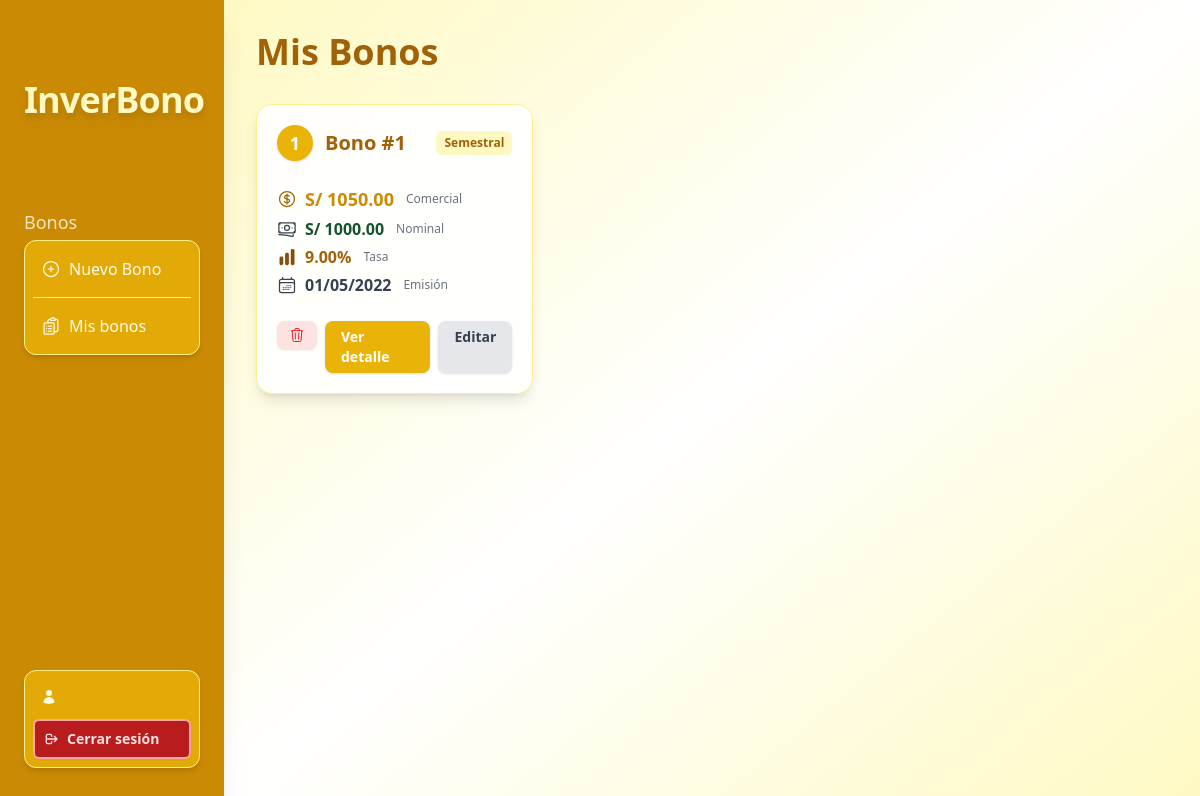
The page /bonds/list/ on the database its author committed.
### bonds/models.py (models this page shows, shortened)
class Bond(models.Model):
    name = models.CharField(max_length=100, default="Bono #1")
    nominal_value = models.DecimalField(max_digits=20, decimal_places=2)
    commercial_value = models.DecimalField(max_digits=20, decimal_places=2)
    issue_date = models.DateField()
    years_number = models.DecimalField(max_digits=4, decimal_places=2)
    coupon_frequency = models.CharField(max_length=20, choices=[
        ('diaria', 'Diaria'),
        ('semanal', 'Semanal'),
        ('quincenal', 'Quincenal'),
        ('mensual', 'Mensual'),
        ('bimestral', 'Bimestral'),
        ('trimestral', 'Trimestral'),
        ('cuatrimestral', 'Cuatrimestral'),
        ('semestral', 'Semestral'),
        ('anual', 'Anual'),
    ])
    interest_rate_type = models.CharField(max_length=10, choices=[
        ('efectiva', 'Efectiva'),
        ('nominal', 'Nominal'),
    ])
    capitalization = models.CharField(max_length=20, choices=[
        ('diaria', 'Diaria'),
        ('semanal', 'Semanal'),
        ('quincenal', 'Quincenal'),
        ('mensual', 'Mensual'),
        ('bimestral', 'Bimestral'),
        ('trimestral', 'Trimestral'),
        ('cuatrimestral', 'Cuatrimestral'),
        ('semestral', 'Semestral'),
        ('anual', 'Anual'),
    ])
    interest_rate = models.DecimalField(max_digits=5, decimal_places=2)
    annual_discount_rate = models.DecimalField(max_digits=5, decimal_places=2)
    income_tax = models.DecimalField(max_digits=5, decimal_places=2)
    premium_percentage = models.DecimalField(max_digits=5, decimal_places=2, null=True, blank=True, default=0)
    structuring_percentage = models.DecimalField(max_digits=5, decimal_places=2, null=True, blank=True, default=0)
    placement_percentage = models.DecimalField(max_digits=5, decimal_places=2, null=True, blank=True, default=0)
    float_percentage = models.DecimalField(max_digits=5, decimal_places=2, null=True, blank=True, default=0)
    cavali_percentage = models.DecimalField(max_digits=5, decimal_places=2, null=True, blank=True, default=0)
    structuring_type = models.CharField(max_length=10, choices=[('emisor', 'Emisor'), ('bonista', 'Bonista'), ('ambos', 'Ambos')], default='emisor')
    placement_type = models.CharField(max_length=10, choices=[('emisor', 'Emisor'), ('bonista', 'Bonista'), ('ambos', 'Ambos')], default='emisor')
    float_type = models.CharField(max_length=10, choices=[('emisor', 'Emisor'), ('bonista', 'Bonista'), ('ambos', 'Ambos')], default='emisor')
    cavali_type = models.CharField(max_length=10, choices=[('emisor', 'Emisor'), ('bonista', 'Bonista'), ('ambos', 'Ambos')], default='emisor')
    tcea_emisor = models.DecimalField(max_digits=10, decimal_places=5, null=True, blank=True)
    tcea_emisor_escudo = models.DecimalField(max_digits=10, decimal_places=5, null=True, blank=True)
    trea_bonista = models.DecimalField(max_digits=10, decimal_places=5, null=True, blank=True)
    duracion = models.DecimalField(max_digits=10, decimal_places=4, null=True, blank=True)
    convexidad = models.DecimalField(max_digits=10, decimal_places=4, null=True, blank=True)
    total = models.DecimalField(max_digits=10, decimal_places=4, null=True, blank=True)
    duracion_modificada = models.DecimalField(max_digits=10, decimal_places=4, null=True, blank=True)
    precio_actual = models.DecimalField(max_digits=20, decimal_places=2, null=True, blank=True)
    utilidad = models.DecimalField(max_digits=20, decimal_places=2, null=True, blank=True)
    issuer_initial_cost = models.DecimalField(max_digits=20, decimal_places=2, null=True, blank=True)
    bondholder_initial_cost = models.DecimalField(max_digits=20, decimal_places=2, null=True, blank=True)
    cok = models.DecimalField(max_digits=10, decimal_places=5, null=True, blank=True)
    effective_annual_rate = models.DecimalField(max_digits=10, decimal_places=5, null=True, blank=True)
    effective_coupon_rate = models.DecimalField(max_digits=10, decimal_places=5, null=True, blank=True)
    capitalization_days = models.IntegerField(null=True, blank=True)
    total_periods = models.IntegerField(null=True, blank=True)
    coupon_frequency_days = models.IntegerField(null=True, blank=True)
    periods_per_year = models.DecimalField(max_digits=10, decimal_places=4, null=True, blank=True)

### bonds/views.py (the view)
# urls.py: path('list/', views.list_bonds_view, name='list_bonds'),
def list_bonds_view(request):
    try:
        bonds = list(Bond.objects.all().order_by('-issue_date'))
        db_error = False
    except Exception:
        bonds = []
        db_error = True
    return render(request, 'list.html', {'bonds': bonds, 'db_error': db_error})

### bonds/templates/list.html (shortened to what this page needs)
{% extends "base.html" %}
{% block content %}
{% include "_sidebar.html" %}
<main class="ml-56 min-h-screen p-8 bg-gradient-to-br from-yellow-100 via-white to-yellow-100">
  <div class="max-w-6xl mx-auto">
    <h2 class="text-4xl font-extrabold text-yellow-700 mb-8">Mis Bonos</h2>
    {% if bonds and bonds|length > 0 %}
    <div class="grid grid-cols-1 sm:grid-cols-2 lg:grid-cols-3 gap-10">
      {% for bond in bonds %}
      <div class="relative bg-white/90 border border-yellow-200 rounded-2xl shadow-lg hover:shadow-xl p-5 flex flex-col gap-2 transition duration-150 hover:scale-105">
        <div class="flex items-center gap-3 mb-2">
          <span class="bg-yellow-500 text-white text-lg font-bold rounded-full w-9 h-9 flex items-center justify-center shadow">{{ forloop.counter }}</span>
          <h3 class="text-xl font-bold text-yellow-700 truncate flex-1">{{ bond.name }}</h3>
          <span class="bg-yellow-100 text-yellow-700 text-xs font-semibold px-2 py-1 rounded-md">{{ bond.get_coupon_frequency_display }}</span>
        </div>
        <div class="flex flex-col gap-1 text-gray-700 text-base mt-2">
            <div class="flex items-center gap-2">
                <span class="text-lg font-bold text-yellow-600">S/ {{ bond.commercial_value|floatformat:2 }}</span>
                <span class="text-xs text-gray-500 ml-1">Comercial</span>
            </div>
            <div class="flex items-center gap-2">
                <span class="font-semibold text-green-900">S/ {{ bond.nominal_value|floatformat:2 }}</span>
                <span class="text-xs text-gray-500 ml-1">Nominal</span>
            </div>
            <div class="flex items-center gap-2">
                {% widthratio bond.interest_rate 1 1 as tasa_humana %}
                <span class="font-semibold text-yellow-700">{{ tasa_humana|floatformat:2 }}%</span>
                <span class="text-xs text-gray-500 ml-1">Tasa</span>
            </div>
            <div class="flex items-center gap-2">
                <span class="font-semibold">{{ bond.issue_date|date:'d/m/Y' }}</span>
                <span class="text-xs text-gray-500 ml-1">Emisión</span>
            </div>
        </div>
        <div class="flex gap-2 mt-4 justify-end font-semibold text-sm">
            <form method="post" action="{% url 'bonds:delete_bond' bond.id %}" class="inline mr-auto">
                <button type="submit" onclick="return confirm('¿Seguro que deseas eliminar este bono?');" class="px-3 py-1.5 rounded-lg bg-red-100 hover:bg-red-200 text-red-600 shadow transition flex items-center gap-1" title="Eliminar">
                </button>
            </form>
            {% if bond.id %}
            <a href="{% url 'bonds:detail' bond.id %}" class="px-4 py-1.5 rounded-lg bg-yellow-500 hover:bg-yellow-600 text-white shadow transition">Ver detalle</a>
            {% else %}
            <span class="px-4 py-1.5 rounded-lg bg-gray-300 text-white shadow transition opacity-50 cursor-not-allowed">Ver detalle</span>
            {% endif %}
            <a href="" class="px-4 py-1.5 rounded-lg bg-gray-200 hover:bg-gray-300 text-gray-700 shadow transition">Editar</a>
        </div>
      </div>
      {% endfor %}
    </div>
    {% else %}
      <div class="bg-white/90 border border-yellow-200 rounded-2xl shadow-xl p-10 text-center text-gray-500 text-lg font-semibold mt-16">
        No tienes bonos registrados aún.
      </div>
    {% endif %}
  </div>
</main>
{% endblock %}

### rows shown on the page
Bond: name "Bono #1", coupon_frequency "Semestral", commercial_value "1050.00", nominal_value "1000.00", interest_rate "9.00", issue_date "01/05/2022", shows "Ver detalle"
